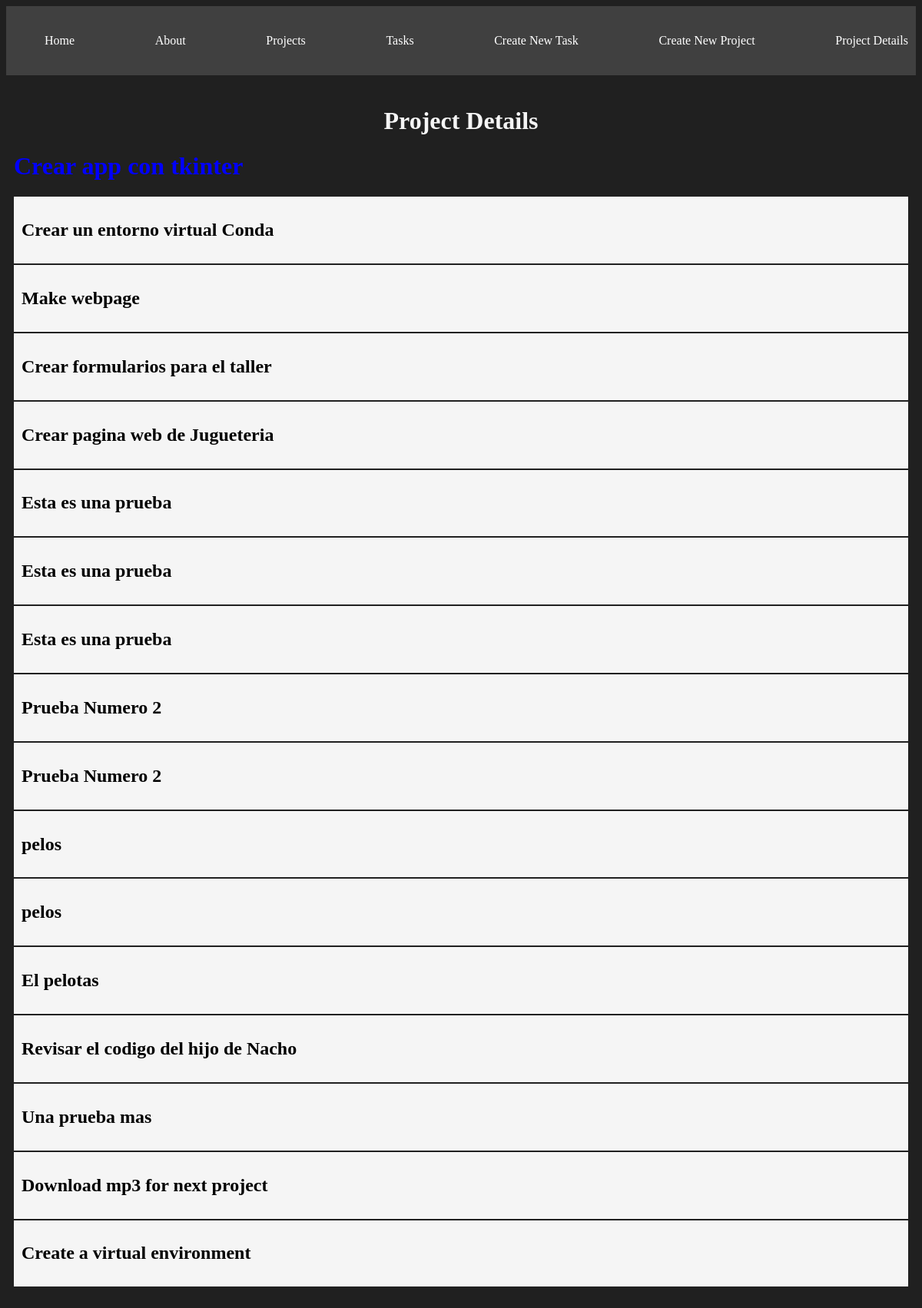
/projects/3, run on the app's committed database.
### myapp/models.py (models this page shows, shortened)
class Tasks(models.Model):
    title = models.CharField(max_length=200)
    description = models.TextField()
    project = models.ForeignKey(Project, on_delete=models.CASCADE)
    done = models.BooleanField(default=False)

### myapp/views.py (the view)
# urls.py: path('projects/<int:id>', views.project_details, name='project_details'),
def project_details(request, id):
    projects = get_object_or_404(Project, id=id)
    tasks = Tasks.objects.filter(project_id=id)
    return render(request, 'project_details.html', {
        'projects': projects,
        'tasks': tasks
    })

### myapp/templates/project_details.html
{% extends 'base.html' %}
{% block content %}
<h1 style="text-align: center;">Project Details</h1>
<h1 style="color: blue;">{{ projects.name }} </h1>
{% for task in tasks %}
<article class="card">
    <h2>{{ task.title }}</h2>
</article>
{% endfor %}
{% endblock %}

### myapp/static/css/styles.css (style rules this page uses)
body { background: #202020; color: whitesmoke; }
.card { background: whitesmoke; padding: 10px; margin-bottom: 2px; color: black; }

### data on the page
Tasks: title "Crear un entorno virtual Conda"
Tasks: title "Make webpage"
Tasks: title "Crear formularios para el taller"
Tasks: title "Crear pagina web de Jugueteria"
Tasks: title "Esta es una prueba"
Tasks: title "Esta es una prueba"
Tasks: title "Esta es una prueba"
Tasks: title "Prueba Numero 2"
Tasks: title "Prueba Numero 2"
Tasks: title "pelos"
Tasks: title "pelos"
Tasks: title "El pelotas"
Tasks: title "Revisar el codigo del hijo de Nacho"
Tasks: title "Una prueba mas"
Tasks: title "Download mp3 for next project"
Tasks: title "Create a virtual environment"
